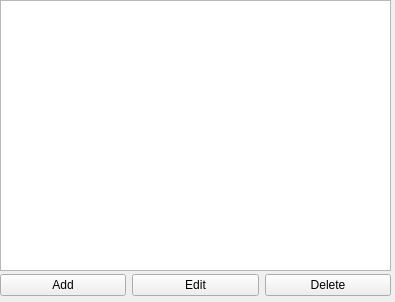
<?xml version="1.0" encoding="UTF-8"?>
<ui version="4.0">
 <class>TaskSchedularView</class>
 <widget class="QWidget" name="TaskSchedularView">
  <property name="geometry">
   <rect>
    <x>0</x>
    <y>0</y>
    <width>395</width>
    <height>302</height>
   </rect>
  </property>
  <property name="windowTitle">
   <string>Task View</string>
  </property>
  <widget class="QWidget" name="horizontalLayoutWidget">
   <property name="geometry">
    <rect>
     <x>0</x>
     <y>270</y>
     <width>391</width>
     <height>31</height>
    </rect>
   </property>
   <layout class="QHBoxLayout" name="horizontalLayout">
    <item>
     <widget class="QPushButton" name="buttonAdd">
      <property name="text">
       <string>Add</string>
      </property>
     </widget>
    </item>
    <item>
     <widget class="QPushButton" name="buttonEdit">
      <property name="text">
       <string>Edit</string>
      </property>
     </widget>
    </item>
    <item>
     <widget class="QPushButton" name="buttonDelete">
      <property name="text">
       <string>Delete</string>
      </property>
     </widget>
    </item>
   </layout>
  </widget>
  <widget class="QWidget" name="verticalLayoutWidget">
   <property name="geometry">
    <rect>
     <x>0</x>
     <y>0</y>
     <width>391</width>
     <height>271</height>
    </rect>
   </property>
   <layout class="QVBoxLayout" name="verticalLayout">
    <item>
     <widget class="QTableView" name="tableViewTask"/>
    </item>
   </layout>
  </widget>
 </widget>
 <resources/>
 <connections/>
</ui>
